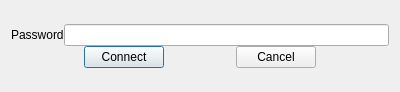
<?xml version="1.0" encoding="UTF-8"?>
<ui version="4.0">
 <class>PasswordForm</class>
 <widget class="QDialog" name="PasswordForm">
  <property name="geometry">
   <rect>
    <x>0</x>
    <y>0</y>
    <width>400</width>
    <height>92</height>
   </rect>
  </property>
  <property name="windowTitle">
   <string>Enter password</string>
  </property>
  <layout class="QVBoxLayout" name="verticalLayout_2">
   <item>
    <layout class="QVBoxLayout" name="verticalLayout">
     <property name="spacing">
      <number>0</number>
     </property>
     <item>
      <layout class="QHBoxLayout" name="horizontalLayout">
       <item>
        <layout class="QHBoxLayout" name="horizontalLayout_2">
         <property name="spacing">
          <number>0</number>
         </property>
         <item>
          <widget class="QLabel" name="label">
           <property name="text">
            <string>Password</string>
           </property>
          </widget>
         </item>
         <item>
          <widget class="QLineEdit" name="passwordLdt">
           <property name="autoFillBackground">
            <bool>false</bool>
           </property>
           <property name="echoMode">
            <enum>QLineEdit::Password</enum>
           </property>
          </widget>
         </item>
        </layout>
       </item>
      </layout>
     </item>
     <item>
      <layout class="QHBoxLayout" name="horizontalLayout_3">
       <property name="spacing">
        <number>0</number>
       </property>
       <item>
        <spacer name="horizontalSpacer">
         <property name="orientation">
          <enum>Qt::Horizontal</enum>
         </property>
         <property name="sizeHint" stdset="0">
          <size>
           <width>40</width>
           <height>20</height>
          </size>
         </property>
        </spacer>
       </item>
       <item>
        <widget class="QPushButton" name="connectBtn">
         <property name="text">
          <string>Connect</string>
         </property>
        </widget>
       </item>
       <item>
        <spacer name="horizontalSpacer_3">
         <property name="orientation">
          <enum>Qt::Horizontal</enum>
         </property>
         <property name="sizeHint" stdset="0">
          <size>
           <width>40</width>
           <height>20</height>
          </size>
         </property>
        </spacer>
       </item>
       <item>
        <widget class="QPushButton" name="cancelBtn">
         <property name="text">
          <string>Cancel</string>
         </property>
        </widget>
       </item>
       <item>
        <spacer name="horizontalSpacer_2">
         <property name="orientation">
          <enum>Qt::Horizontal</enum>
         </property>
         <property name="sizeHint" stdset="0">
          <size>
           <width>40</width>
           <height>20</height>
          </size>
         </property>
        </spacer>
       </item>
      </layout>
     </item>
    </layout>
   </item>
  </layout>
 </widget>
 <resources/>
 <connections/>
</ui>
